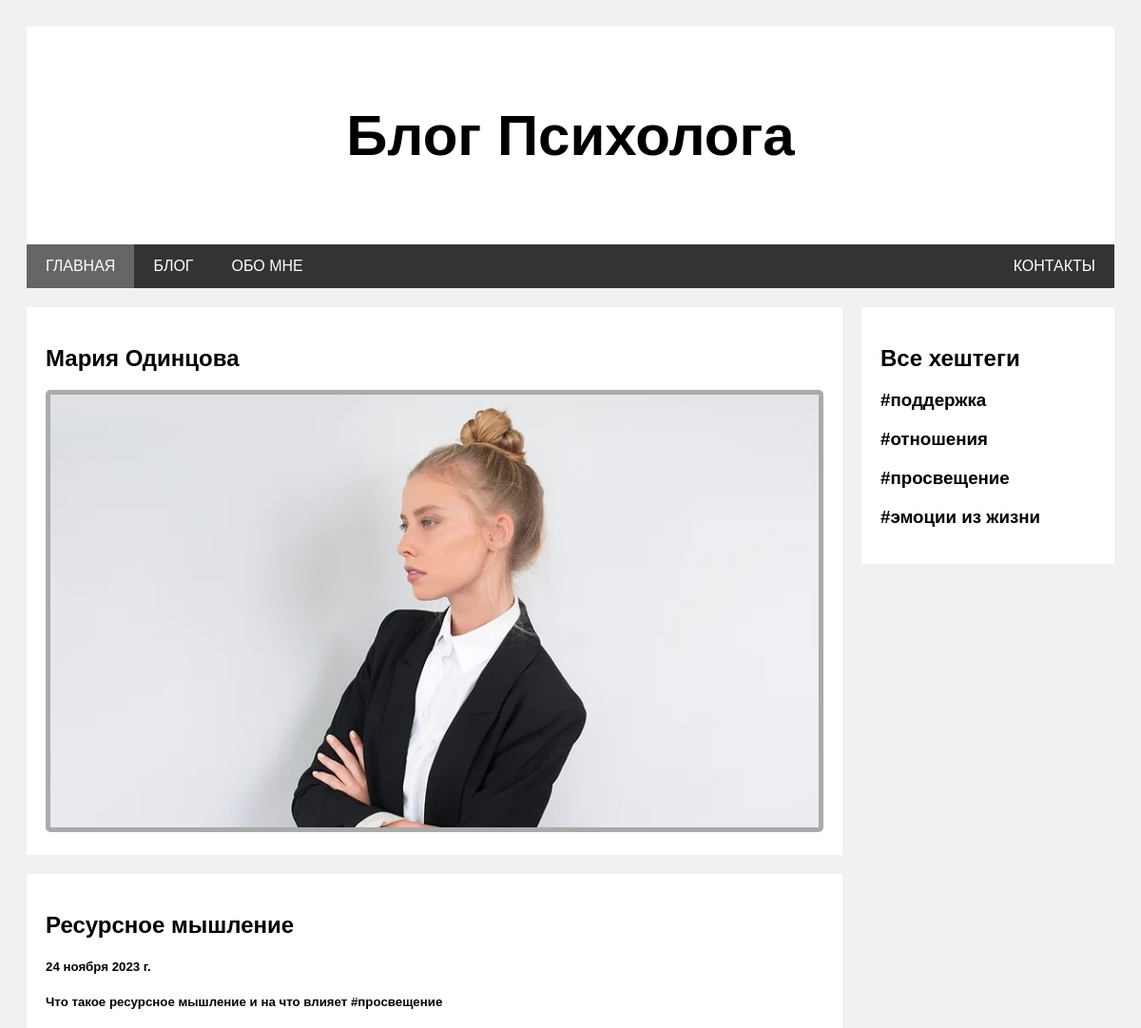
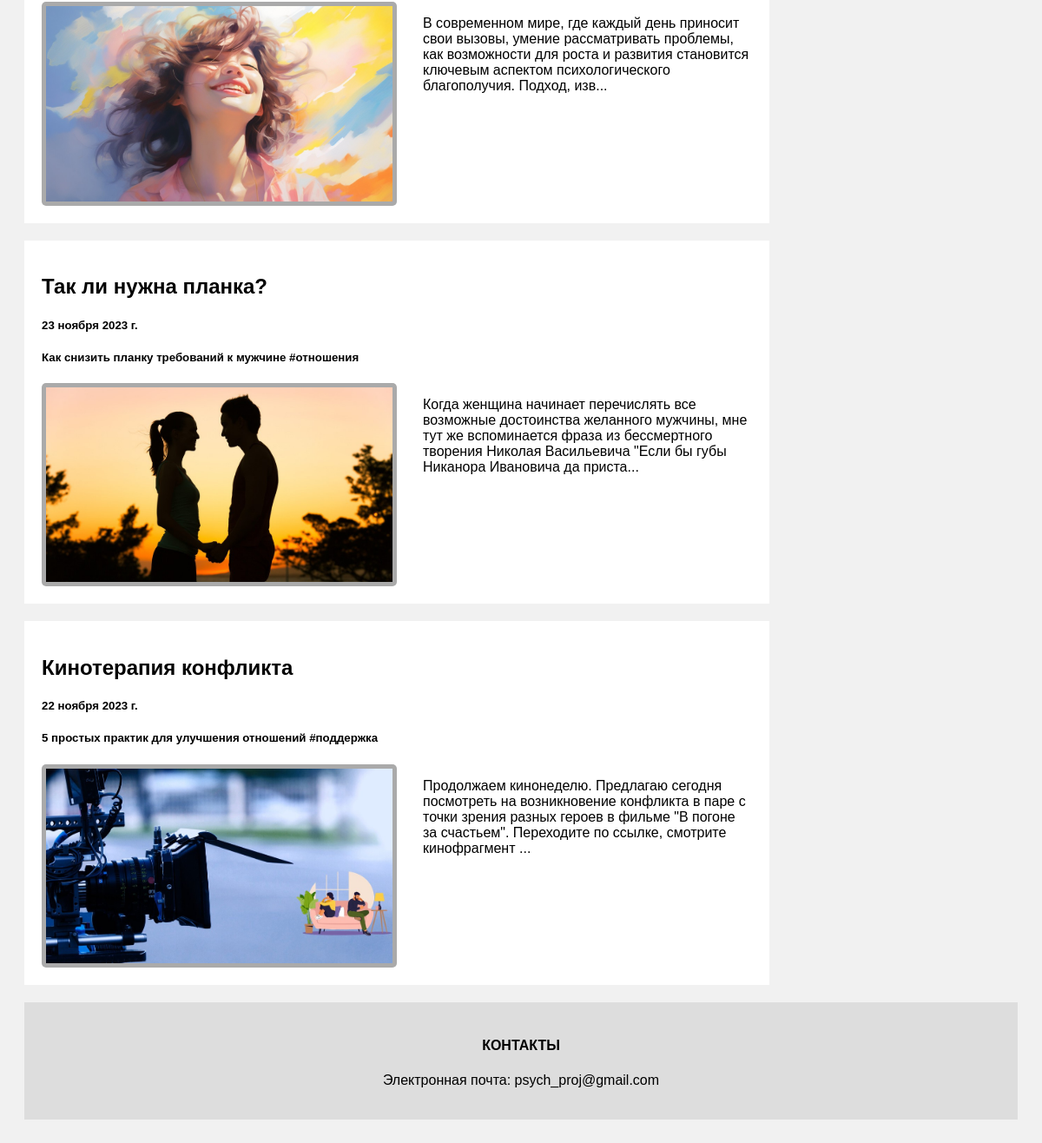
The page / on the database its author committed (2 pictures, top to bottom).
### blog/models.py (models this page shows, shortened)
class Gallery(models.Model):
    title = models.CharField(max_length=20, verbose_name="Название")
    image = models.FileField(
        upload_to="gallery", verbose_name="Изображение", blank=True, null=True
    )
    slug = models.SlugField(db_index=True)

class Post(models.Model):
    title = models.CharField(max_length=30, verbose_name="Название")
    description = models.CharField(max_length=50, verbose_name="Описание")
    date = models.DateField(verbose_name="Дата")
    content = models.TextField(verbose_name="Контент")
    hashtag = models.ManyToManyField(Hashtag, verbose_name="Хештег", blank=True)
    image = models.FileField(
        upload_to="jpeg", verbose_name="Изображение", blank=True, null=True
    )
    slug = models.SlugField(null=False, db_index=True)
    def get_url(self):
        return reverse("post_details", args=[self.slug])

class Hashtag(models.Model):
    title = models.CharField(max_length=20, verbose_name="Хештег")
    slug = models.SlugField(null=False, db_index=True)
    def get_url(self):
        return reverse("hashtag_details", args=[self.slug])

### blog/views.py (the view)
# urls.py: path("", views.MainPage.as_view(), name="main_page"),
class MainPage(ListView):
    template_name = "blog/main_page.html"
    model = Post
    context_object_name = "posts"
    def get_queryset(self):
        queryset = super().get_queryset()
        filter_qs = queryset.order_by("-date")[:3]
        return filter_qs
    def get_context_data(self, **kwargs):
        context = super().get_context_data(**kwargs)
        context["image"] = Gallery.objects.get(slug="main-page")
        return context

### context_processors/get_hashtags.py (called while the page is built)
def get_hashtags(request):
    return {"hashtags": Hashtag.objects.all()}

### blog/templates/blog/main_page.html
{% extends 'base.html' %}
{% block content %}
        <div class="card">
            <h2>Мария Одинцова</h2>
            <img class="image" src="{{ image.image.url }}" alt="Изображение не прикреплено">
        </div>
        {% for sign_post in posts %}
            <div class="card">
                <a href="{{ sign_post.get_url }}"><h2>{{ sign_post.title }}</h2></a>
                <h5>{{ sign_post.date }}</h5>
                <h5>
                    {{ sign_post.description }}
                    {% for hashtag in sign_post.hashtag.all %}
                        <a href="{{ hashtag.get_url }}">#{{ hashtag.title }}</a>
                    {% endfor %}
                </h5>
                <div class="block">
                    <img class="image" src="{{ sign_post.image.url }}" alt="Изображение не прикреплено">
                    <p class="block-description">
                        {% autoescape off %}{{ sign_post.content|slice:':200' }}{% endautoescape %}...</p>
                </div>
            </div>
        {% endfor %}
{% endblock %}

### templates/includes/right_column.html
<div class="rightcolumn">
    <div class="card">
        <h2>Все хештеги</h2>
        <ul>
            {% for hashtag in hashtags%}
                <li><a href="{{ hashtag.get_url }}"><h3>#{{ hashtag.title }}</h3></a></li>
            {% endfor %}
        </ul>
    </div>
</div>

### static/css/base.css (style rules this page uses)
* { box-sizing: border-box; }
body { font-family: Arial; padding: 20px; background: #f1f1f1; }
.rightcolumn { float: left; width: 25%; padding-left: 20px; }
.card { background-color: white; padding: 20px; margin-top: 20px; }
.image { background-color: #aaa; width: 100%; padding: 5px; border-radius: 5px; }
.block { display: flex; }
.block .image { width: 50%; height: 100%; }
.block-description { padding-left: 30px; }
a { color: black; text-decoration: none; }
li { list-style-type: none; }
ul { padding-left: 0; }

### rows shown on the page
Gallery: image (picture)
Post: title "Ресурсное мышление", date "24 ноября 2023 г.", description "Что такое ресурсное мышление и на что влияет", image (picture), content "В современном мире, где каждый день приносит свои вызовы, умение рассматривать проблемы, как возможности для роста и развития становится ключевым аспектом психологического благополучия. Подход, изв"
Hashtag: title "просвещение"
Post: title "Так ли нужна планка?", date "23 ноября 2023 г.", description "Как снизить планку требований к мужчине", image (picture), content "Когда женщина начинает перечислять все возможные достоинства желанного мужчины, мне тут же вспоминается фраза из бессмертного творения Николая Васильевича \"Если бы губы Никанора Ивановича да приста"
Hashtag: title "отношения"
Post: title "Кинотерапия конфликта", date "22 ноября 2023 г.", description "5 простых практик для улучшения отношений", image (picture), content "Продолжаем кинонеделю. Предлагаю сегодня посмотреть на возникновение конфликта в паре с точки зрения разных героев в фильме \"В погоне за счастьем\". Переходите по ссылке, смотрите кинофрагмент"
Hashtag: title "поддержка"
Hashtag: title "эмоции из жизни"
